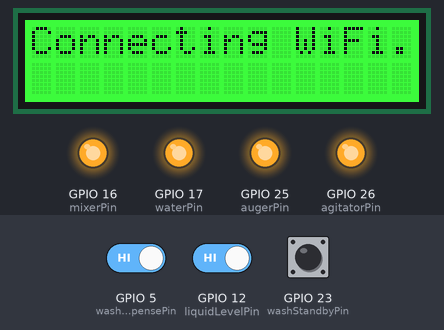
Recording of a program running on a simulated ESP32. Shown: 16×2 character LCD, output pins drawn as LEDs (lit = HIGH). Inputs (shaded band) come from the test bench; at power-on: GPIO 12 (liquidLevelPin) HIGH, GPIO 23 (washStandbyPin) HIGH, GPIO 5 (washDispensePin) HIGH. WiFi joins after 1.5 s; servers stay silent unless stated; no MQTT or app messages arrive unless stated; what the program prints to the serial monitor is not drawn.

Above: at 0.7 s.
At 4.4 s:
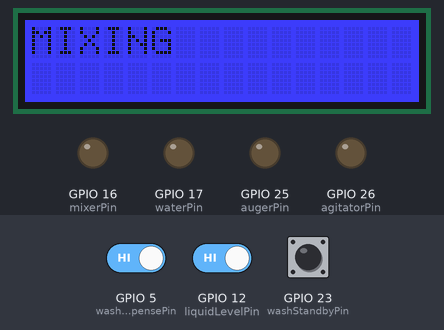
4.5 s: GPIO 12 (liquidLevelPin) driven LOW
At 6.3 s:
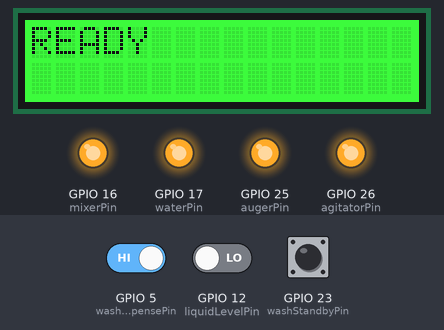
6.6 s: GPIO 23 (washStandbyPin) pulled LOW for 0.15 s
At 6.71 s:
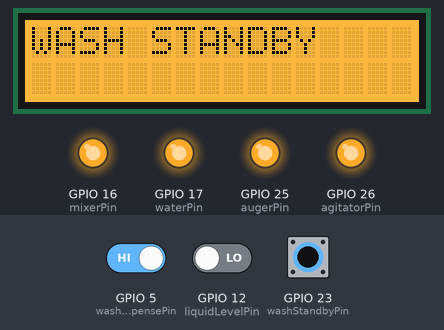
8.2 s: GPIO 23 (washStandbyPin) pulled LOW for 1 s
10.7 s: GPIO 23 (washStandbyPin) pulled LOW for 3.2 s
15.4 s: GPIO 12 (liquidLevelPin) driven HIGH
At 16.4 s:
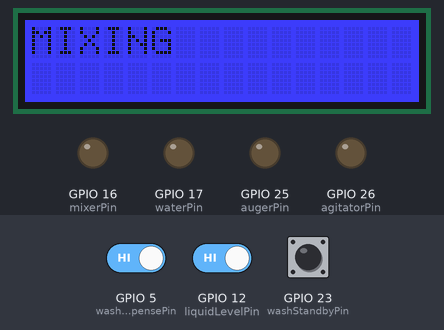
16.9 s: GPIO 5 (washDispensePin) driven LOW and GPIO 23 (washStandbyPin) driven LOW
At 18.3 s:
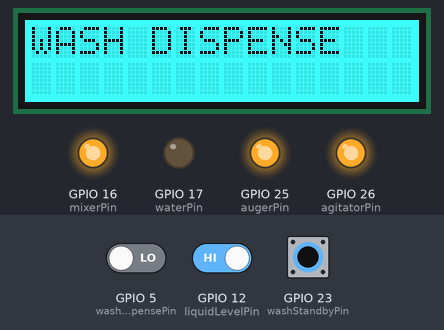
Timing chart, 0 to 19.4 s (numbered marks = the images above; inputs shaded):
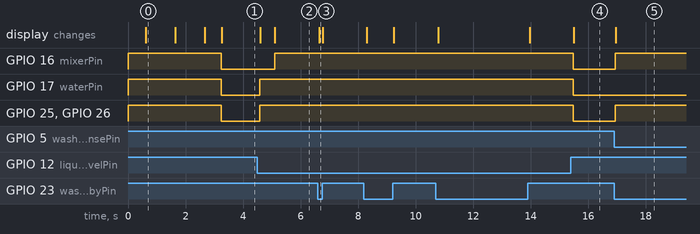

The program:

main.cpp
```cpp
#include <Arduino.h>
#include <Wire.h>
#include "config.h"
#include "wifi_manager.h"
#include "lcd_manager.h"
#include "home_assistant.h"
#include "water_level_sensor.h"
#include "debug_utils.h"
#include "error_handler.h"
#include <WiFi.h>
#include <WiFiClient.h>

// Core system components
WaterLevelSensor waterSensor(liquidLevelPin);
ErrorHandler* errorHandler = nullptr;
State currentState = IDLE;

// Function declarations
void setupPins();
void updateSystem();
void handleState();
void transitionTo(State newState);
void updateOutputs();
State getWashMode();
const char* getStateString(State state);

void setup() {
    // Initialize serial first for debug output
    Serial.begin(115200);
    Wire.begin();
    Serial.println("\nMilk Mixer System Starting...");

    // Initialize core components
    setupPins();
    setupLCD();
    waterSensor.begin();

    // Setup network components
    setupWiFi();
    setupHomeAssistant();
    setupTelnet();

    // Initialize error handling
    errorHandler = new ErrorHandler(waterSensor);
    errorHandler->begin();

    // Allow sensors to stabilize
    delay(500);
    waterSensor.update();

    // Set initial state
    transitionTo(IDLE);
    displayMessage("System Ready");
    printDebugInfo();
}

void loop() {
    // Fixed interval updates
    if (millis() - lastUpdate >= UPDATE_INTERVAL) {
        updateSystem();
        lastUpdate = millis();
    }

    // Always-running background tasks
    loopHomeAssistant();
    handleTelnet();
}

void setupPins() {
    // Configure output pins
    const int outputPins[] = {mixerPin, waterPin, augerPin, agitatorPin};
    for (int pin : outputPins) {
        pinMode(pin, OUTPUT);
        digitalWrite(pin, HIGH); // Active LOW, so HIGH is off
    }

    // Configure input pins
    const int inputPins[] = {washStandbyPin, washDispensePin};
    for (int pin : inputPins) {
        pinMode(pin, INPUT_PULLUP);
    }
}

void updateSystem() {
    // 1. Update sensors
    waterSensor.update();

    // 2. Check for wash mode changes
    State washMode = getWashMode();
    if (washMode != currentState && (washMode == WASH_STANDBY || washMode == WASH_DISPENSE)) {
        transitionTo(washMode);
    } else if ((currentState == WASH_STANDBY || currentState == WASH_DISPENSE) && washMode == IDLE) {
        transitionTo(IDLE);
    }

    // 3. Handle errors
    errorHandler->handle(currentState);
    if (errorHandler->hasErrors()) {
        if (currentState != ERROR) {
            transitionTo(ERROR);
        }
        return;
    }

    // 4. Handle current state
    handleState();

    // 5. Update outputs
    updateOutputs();

    // 6. Update displays and logging
    static unsigned long lastDisplayUpdate = 0;
    if (millis() - lastDisplayUpdate >= LCD_UPDATE_INTERVAL) {
        updateLCD(currentState);
        printDebugInfo();
        lastDisplayUpdate = millis();
    }
}

void handleState() {
    switch (currentState) {
        case IDLE:
            if (waterSensor.getLevel() == WaterLevelSensor::EMPTY) {
                transitionTo(MIXING);
            }
            break;

        case MIXING:
            if (!mixTimerActive) {
                mixStartTime = millis();
                mixTimerActive = true;
                debugPrintln("Mix timer started");
            }

            if (millis() - mixStartTime >= maxMixingDuration) {
                errorHandler->check(currentState);
                return;
            }

            if (waterSensor.getLevel() == WaterLevelSensor::FULL) {
                transitionTo(WAITING_POST_MIX);
            }
            break;

        case WAITING_POST_MIX:
            static bool sensorTriggered = false;

            if (waterSensor.getLevel() == WaterLevelSensor::EMPTY) {
                sensorTriggered = true;
            }

            if (millis() - mixStartTime >= waitingDuration) {
                transitionTo(sensorTriggered ? MIXING : IDLE);
                sensorTriggered = false;
            }
            break;

        case ERROR:
            if (!errorHandler->hasErrors()) {
                transitionTo(IDLE);
            }
            break;

        // Wash states are handled by pin states in updateOutputs()
        case WASH_STANDBY:
        case WASH_DISPENSE:
            break;
    }
}

void transitionTo(State newState) {
    if (currentState == newState) return;

    debugPrintf("State transition: %s -> %s\n",
                getStateString(currentState),
                getStateString(newState));

    // Handle mix timer state changes
    if (currentState == MIXING && newState != ERROR) {
        mixTimerActive = false;
        mixStartTime = 0;
    }

    currentState = newState;
    updateOutputs();
    updateLCD(currentState);
    updateHomeAssistant(getStateString(newState));
}

void updateOutputs() {
    // All pins are active LOW
    bool mixerOn = false;
    bool waterOn = false;
    bool augerOn = false;
    bool agitatorOn = false;

    switch (currentState) {
        case MIXING:
            mixerOn = waterOn = augerOn = agitatorOn = true;
            break;
        case WAITING_POST_MIX:
            mixerOn = true;
            break;
        case WASH_DISPENSE:
            waterOn = true;
            break;
        // All other states keep everything off
    }

    digitalWrite(mixerPin, !mixerOn);     // Convert to active LOW
    digitalWrite(waterPin, !waterOn);      // Convert to active LOW
    digitalWrite(augerPin, !augerOn);      // Convert to active LOW
    digitalWrite(agitatorPin, !agitatorOn); // Convert to active LOW
}

State getWashMode() {
    bool standby = digitalRead(washStandbyPin) == LOW;   // Active LOW
    bool dispense = digitalRead(washDispensePin) == LOW; // Active LOW

    if (standby && dispense) return WASH_DISPENSE;
    if (standby) return WASH_STANDBY;
    return IDLE;
}

const char* getStateString(State state) {
    switch (state) {
        case IDLE: return "IDLE";
        case MIXING: return "MIXING";
        case WAITING_POST_MIX: return "WAITING_POST_MIX";
        case WASH_STANDBY: return "WASH_STANDBY";
        case WASH_DISPENSE: return "WASH_DISPENSE";
        case ERROR: return "ERROR";
        default: return "UNKNOWN";
    }
}
```

debug_utils.cpp
```cpp
// debug_utils.cpp
#include "debug_utils.h"

// Constants
const uint16_t TELNET_PORT = 23;
const uint8_t MAX_TELNET_CLIENTS = 2;
const unsigned long TELNET_TIMEOUT = 1000;
uint8_t currentErrors = 0;

// Global variables
WiFiServer telnetServer(TELNET_PORT);
WiFiClient telnetClients[MAX_TELNET_CLIENTS];
bool telnetEnabled = false;

// Debug print implementations
void debugPrint(const char* message) {
    Serial.print(message);
    if (telnetEnabled) {
        for (uint8_t i = 0; i < MAX_TELNET_CLIENTS; i++) {
            if (telnetClients[i] && telnetClients[i].connected()) {
                telnetClients[i].print(message);
            }
        }
    }
}

void debugPrint(String message) {
    debugPrint(message.c_str());
}

void debugPrintln(const char* message) {
    debugPrint(message);
    debugPrint("\r\n");
}

void debugPrintln(String message) {
    debugPrintln(message.c_str());
}

void debugPrintf(const char* format, ...) {
    char buf[256];
    va_list args;
    va_start(args, format);
    int len = vsnprintf(buf, sizeof(buf), format, args);
    va_end(args);

    // Only send output if it's within buffer size limits
    if (len > 0 && len < sizeof(buf)) {
        debugPrint(buf);
    }
}

// Telnet implementations
void setupTelnet() {
    telnetServer.begin();
    telnetServer.setNoDelay(true);
    telnetEnabled = true;
    debugPrintln("Telnet server started");
}

// In debug_utils.cpp, update the telnet connection handler and add error reporting:

void handleTelnet() {
    if (!telnetEnabled) return;

    // Check for new client connections
    if (telnetServer.hasClient()) {
        bool clientFound = false;
        WiFiClient serverClient = telnetServer.available();

        // Find first available slot
        for (uint8_t i = 0; i < MAX_TELNET_CLIENTS; i++) {
            if (!telnetClients[i] || !telnetClients[i].connected()) {
                if (telnetClients[i]) {
                    telnetClients[i].stop();  // Clean up any disconnected clients
                }
                telnetClients[i] = serverClient;
                debugPrintln("New telnet client connected");

                telnetClients[i].println("Welcome to Milk Mixer Debug Console");
                telnetClients[i].printf("System Uptime: %lu seconds\r\n", millis() / 1000);

                // Print initial system status
                printDebugInfo();

                clientFound = true;
                break;
            }
        }

        // Reject connection if no free slot is found
        if (!clientFound) {
            serverClient.println("Too many connections");
            serverClient.stop();
            debugPrintln("Telnet connection rejected - too many clients");
        }
    }

    // Handle data from connected clients
    for (uint8_t i = 0; i < MAX_TELNET_CLIENTS; i++) {
        if (telnetClients[i] && telnetClients[i].connected()) {
            // Check for input from telnet client
            while (telnetClients[i].available()) {
                char c = telnetClients[i].read();
                // Add command handling here if needed
                telnetClients[i].write(c);  // Echo back to client
            }
        } else if (telnetClients[i]) {
            telnetClients[i].stop();
        }
    }
}

// Add this helper function to print system status

void printDebugInfo() {
    debugPrintln("\n=== System Status ===");

    char buffer[60];

    // Current state and uptime
    snprintf(buffer, sizeof(buffer), "State: %s, Uptime: %lus",
             getStateString(currentState), millis() / 1000);
    debugPrintln(buffer);

    // Water level state
    const char* waterLevelStr;
    switch (waterSensor.getLevel()) {
        case WaterLevelSensor::EMPTY: waterLevelStr = "EMPTY"; break;
        case WaterLevelSensor::FULL: waterLevelStr = "FULL"; break;
        default: waterLevelStr = "ERROR"; break;
    }

    snprintf(buffer, sizeof(buffer), "Water Level: %s", waterLevelStr);
    debugPrintln(buffer);

    // Error status summary
    snprintf(buffer, sizeof(buffer), "Errors: 0x%02X", currentErrors);
    debugPrintln(buffer);

    // Short summary of free heap memory and Wi-Fi signal strength
    snprintf(buffer, sizeof(buffer), "Heap: %luB, WiFi RSSI: %ddBm",
             ESP.getFreeHeap(), WiFi.RSSI());
    debugPrintln(buffer);

    debugPrintln("==================\n");
}
```

debug_utils.h
```cpp
// debug_utils.h
#ifndef DEBUG_UTILS_H
#define DEBUG_UTILS_H

#include <Arduino.h>
#include <WiFi.h>
#include "water_level_sensor.h"
#include "error_handler.h"

// Constants for Telnet
extern const uint16_t TELNET_PORT;
extern const uint8_t MAX_TELNET_CLIENTS;
extern const unsigned long TELNET_TIMEOUT;

extern State currentState;
extern int hopperLevel;
extern WaterLevelSensor waterSensor;
extern ErrorHandler* errorHandler;
extern const char* getStateString(State state);

// Global variables
extern WiFiServer telnetServer;
extern WiFiClient telnetClients[];
extern bool telnetEnabled;

// Debug print functions
void printDebugInfo();
void debugPrint(const char* message);
void debugPrint(String message);
void debugPrintln(const char* message);
void debugPrintln(String message);
void debugPrintf(const char* format, ...);

// Telnet functions
void setupTelnet();
void handleTelnet();

#endif // DEBUG_UTILS_H
```

error_handler.h
```cpp
// error_handler.h
#ifndef ERROR_HANDLER_H
#define ERROR_HANDLER_H

#include <Arduino.h>
#include "config.h"
#include "lcd_manager.h"
#include "water_level_sensor.h"

class ErrorHandler {
public:
    // Single error state
    static const uint8_t ERROR_NONE = 0x00;
    static const uint8_t ERROR_MIX_TIME_EXCEEDED = 0x01;

    // Constructor taking WaterLevelSensor reference
    ErrorHandler(WaterLevelSensor& waterSensor) : _waterSensor(waterSensor) {
        begin();
    }

    void begin() {
        currentError = ERROR_NONE;
        errorStartTime = 0;
        lastErrorDisplay = 0;
    }

    // Added handle method to match main.cpp
    void handle(State currentState) {
        check(currentState);

        if (hasErrors() && (millis() - lastErrorDisplay >= ERROR_DISPLAY_INTERVAL)) {
            displayError();
            lastErrorDisplay = millis();
        }
    }

    bool hasErrors() const {
        return currentError != ERROR_NONE;
    }

    void check(State currentState) {
        if (currentState == MIXING && mixTimerActive) {
            if (millis() - mixStartTime >= maxMixingDuration) {
                currentError = ERROR_MIX_TIME_EXCEEDED;
                if (errorStartTime == 0) {
                    errorStartTime = millis();
                }
            }
        }
    }

    void handleErrorState() {
        // Update error display
        if (millis() - lastErrorDisplay >= ERROR_DISPLAY_INTERVAL) {
            displayError();
            lastErrorDisplay = millis();
        }
    }

private:
    WaterLevelSensor& _waterSensor;  // Store reference to water sensor
    uint8_t currentError;
    unsigned long errorStartTime;
    unsigned long lastErrorDisplay;

    static const unsigned long ERROR_DISPLAY_INTERVAL = 2000;

    void displayError() {
        clearLCD();
        setCursor(0, 0);
        printLCD("ERROR:");
        setCursor(0, 1);
        printLCD("Mix Time Exceeded");
        setCursor(0, 2);
        printLCD("Power Cycle Req");
    }
};

#endif // ERROR_HANDLER_H
```

home_assistant.cpp
```cpp
#include "home_assistant.h"

// Global client to handle MQTT
WiFiClient espClient;
PubSubClient mqttClient(espClient);

void callback(char* topic, byte* payload, unsigned int length) {
    Serial.print("Message arrived [");
    Serial.print(topic);
    Serial.print("] ");
    for (unsigned int i = 0; i < length; i++) {
        Serial.print((char)payload[i]);
    }
    Serial.println();
}

void setupHomeAssistant() {
    Serial.println("Setting up Home Assistant integration...");
    mqttClient.setServer(MQTT_SERVER, MQTT_PORT);
    mqttClient.setCallback(callback);
    reconnect();  // Attempt to connect on startup
}

void reconnect() {
    // Loop until connected to the MQTT broker
    while (!mqttClient.connected()) {
        Serial.print("Attempting MQTT connection...");
        if (mqttClient.connect(MQTT_CLIENT_ID, MQTT_USERNAME, MQTT_PASSWORD)) {
            Serial.println("Connected to MQTT broker.");
            mqttClient.publish(MQTT_STATE_TOPIC, "Milk Mixer connected");
        } else {
            Serial.print("Connection failed, rc=");
            Serial.print(mqttClient.state());
            Serial.println("; retrying in 5 seconds.");
            delay(5000);  // Wait 5 seconds before retrying
        }
    }
}

void loopHomeAssistant() {
    if (!mqttClient.connected()) {
        reconnect();
    }
    mqttClient.loop();  // Keep the connection alive and process messages
}

void updateHomeAssistant(const char* state) {
    if (mqttClient.connected()) {
        // Publish the state
        mqttClient.publish(MQTT_STATE_TOPIC, state);
    } else {
        Serial.println("Failed to update Home Assistant: not connected.");
    }
}
```

home_assistant.h
```cpp
// home_assistant.h

#ifndef HOME_ASSISTANT_H
#define HOME_ASSISTANT_H

#include <Arduino.h>
#include <PubSubClient.h>
#include <WiFi.h>

#define MQTT_SERVER "192.168.1.3"
#define MQTT_PORT 1883
#define MQTT_USERNAME "richowen"
#define MQTT_PASSWORD "p"
#define MQTT_CLIENT_ID "milk_mixer_esp32"
#define MQTT_STATE_TOPIC "homeassistant/sensor/milk_mixer/state"
#define MQTT_HOPPER_TOPIC "homeassistant/sensor/milk_mixer/hopper_level"

// Global MQTT client object
extern PubSubClient mqttClient;

// Setup Home Assistant integration (initialize MQTT)
void setupHomeAssistant();

// Main loop for Home Assistant (keeps the MQTT connection alive)
void loopHomeAssistant();

// Update the state and hopper level in Home Assistant
void updateHomeAssistant(const char* state);

// Reconnect to MQTT broker if the connection is lost
void reconnect();

#endif // HOME_ASSISTANT_H
```

water_level_sensor.h
```cpp
// water_level_sensor.h
#ifndef WATER_LEVEL_SENSOR_H
#define WATER_LEVEL_SENSOR_H

#include <Arduino.h>
#include "config.h"  // Include for debounceDelay

class WaterLevelSensor {
public:
    // Simplified water level states for pressure switch
    enum Level {
        EMPTY,      // Switch open (LOW with pullup)
        FULL,       // Switch closed (HIGH)
        ERROR       // Reserved for sensor failure detection
    };

    WaterLevelSensor(uint8_t pressurePin)
        : _pressurePin(pressurePin) {}

    void begin() {
        pinMode(_pressurePin, INPUT_PULLUP);
        _lastValidReading = millis();
    }

    Level update() {
        // Read pressure switch (LOW = empty, HIGH = full with pullup)
        bool isFull = (digitalRead(_pressurePin) == LOW);

        // Debounce readings using global debounceDelay
        if (isFull != _lastReading) {
            if (millis() - _lastChangeTime >= debounceDelay) {
                _lastReading = isFull;
                _lastChangeTime = millis();

                // Update current level
                _currentLevel = isFull ? FULL : EMPTY;

                // Debug output on state change
                Serial.printf("Water level changed to: %s\n",
                    _currentLevel == FULL ? "FULL" : "EMPTY");
            }
        }

        return _currentLevel;
    }

    Level getLevel() const {
        return _currentLevel;
    }

    bool isReliable() const {
        return _currentLevel != ERROR;
    }

    bool isEmpty() const { return _currentLevel == EMPTY; }
    bool isFull() const { return _currentLevel == FULL; }
    bool hasError() const { return _currentLevel == ERROR; }

    // Convert level to percentage for compatibility
    uint8_t getLevelPercent() const {
        switch (_currentLevel) {
            case EMPTY: return 0;
            case FULL: return 100;
            default: return 0;  // ERROR state
        }
    }

private:
    const uint8_t _pressurePin;
    Level _currentLevel = EMPTY;
    bool _lastReading = false;
    unsigned long _lastChangeTime = 0;
    unsigned long _lastValidReading = 0;
};

#endif // WATER_LEVEL_SENSOR_H
```

Source omitted: wifi_manager.cpp (1463 bytes), wifi_manager.h (264 bytes), config.cpp (1388 bytes), config.h (1430 bytes), lcd_manager.cpp (2527 bytes), lcd_manager.h (955 bytes)

Measured:
- after the input at 4.5 s, GPIO 16 (mixerPin): LOW → HIGH after 0.60 s; GPIO 17 (waterPin), GPIO 25 (augerPin), GPIO 26 (agitatorPin): LOW → HIGH after 0.08 s; the display: first changes after 0.09 s (image 2 shows a later state)
- after the input at 6.6 s, the display: changes after 0.06 s (image 3)
- after the input at 15.4 s, GPIO 16 (mixerPin), GPIO 17 (waterPin), GPIO 25 (augerPin), GPIO 26 (agitatorPin): HIGH → LOW after 0.09 s; the display: changes after 0.10 s (image 4)
- after the input at 16.9 s, GPIO 16 (mixerPin), GPIO 25 (augerPin), GPIO 26 (agitatorPin): LOW → HIGH at once; the display: changes after 0.05 s (image 5)
- what the display in image 0 shows lasts 1.0 s, from 0.6 s to 1.6 s
